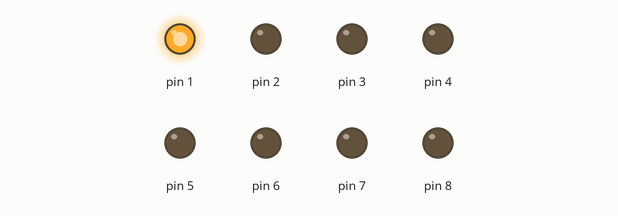
Simulated run of this sketch. Board: Arduino Uno, built with avr-gcc and run on an emulated ATmega328P. Shown: output pins drawn as LEDs (lit = HIGH).

Above: at 0.05 s.
At 0.65 s:
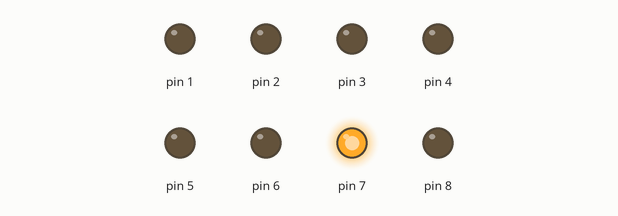
At 1.25 s:
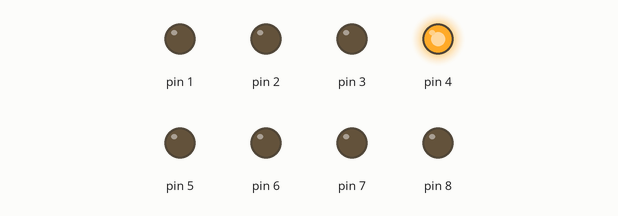
At 1.75 s:
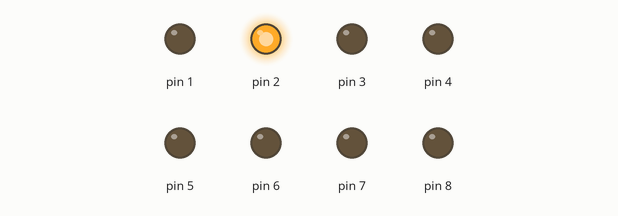
At 2.4 s:
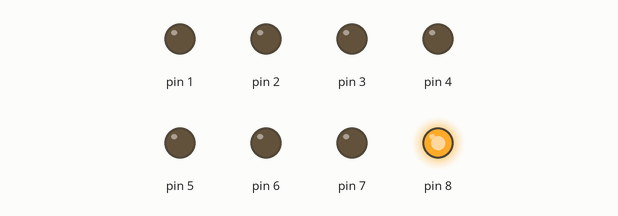
At 3.45 s:
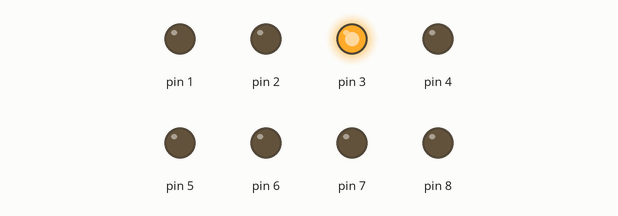
Timing chart, 0 to 3.8 s (numbered marks = the images above):
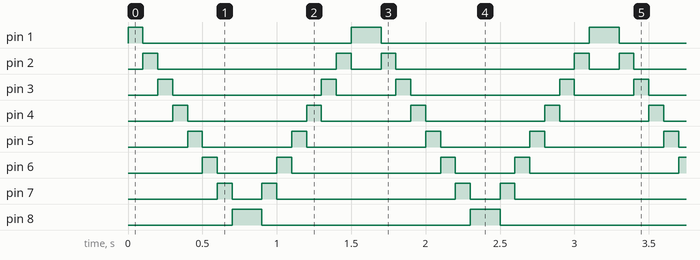

The sketch:

project3.ino
```cpp
void setup() {
  // put your setup code here, to run once:
  for(int i=1; i<=8; i++){
    pinMode(i, OUTPUT);
    }
}

void loop() {
  // put your main code here, to run repeatedly:
for(int i=1; i<=8; i++){
  digitalWrite(i,1);
  delay(100);
  digitalWrite(i,0);
}
for(int j=8; j>=1; j--){
  digitalWrite(j,1);
  delay(100);
  digitalWrite(j,0);
}
}
```

Measured:
- by itself, pin 1: repeats every 1.6 s: LOW 1.4 s, HIGH 0.20 s
- by itself, pin 2: repeats every 1.6 s: LOW 1.2 s, HIGH 0.10 s, LOW 0.20 s, HIGH 0.10 s
- by itself, pin 3: repeats every 1.6 s: LOW 1.0 s, HIGH 0.10 s, LOW 0.40 s, HIGH 0.10 s
- by itself, pin 4: repeats every 1.6 s: LOW 0.80 s, HIGH 0.10 s, LOW 0.60 s, HIGH 0.10 s
- by itself, pin 5: repeats every 1.6 s: LOW 0.60 s, HIGH 0.10 s, LOW 0.80 s, HIGH 0.10 s
- by itself, pin 6: repeats every 1.6 s: LOW 0.40 s, HIGH 0.10 s, LOW 1.0 s, HIGH 0.10 s
- by itself, pin 7: repeats every 1.6 s: LOW 0.20 s, HIGH 0.10 s, LOW 1.2 s, HIGH 0.10 s
- by itself, pin 8: alternates HIGH for 0.20 s and LOW for 1.4 s
